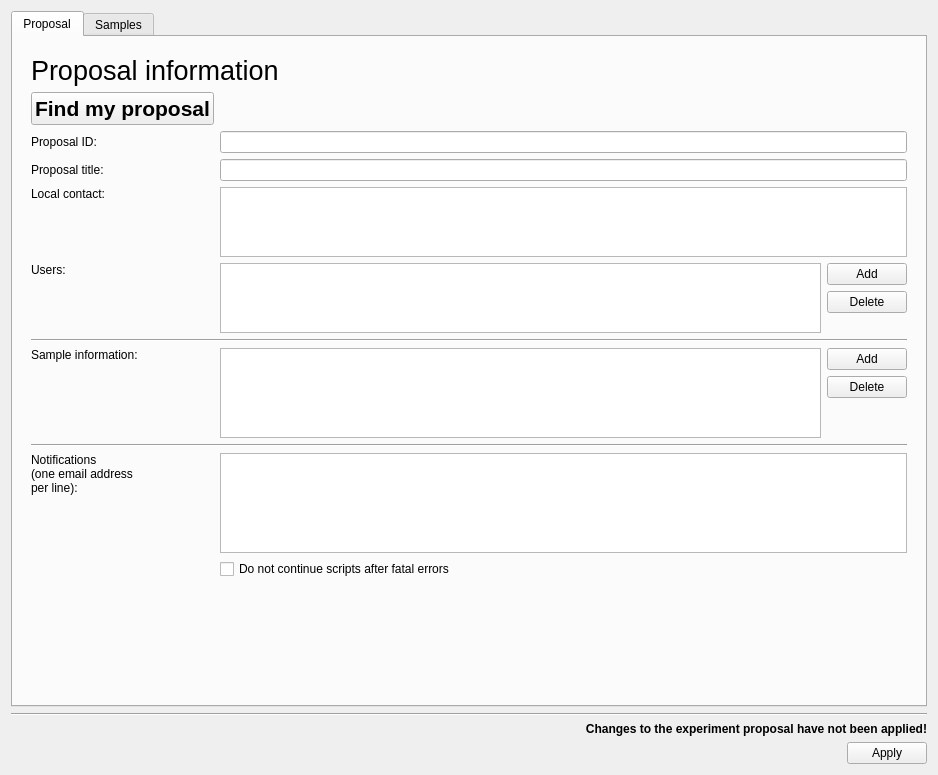
<?xml version="1.0" encoding="UTF-8"?>
<ui version="4.0">
 <class>Form</class>
 <widget class="QWidget" name="Form">
  <property name="geometry">
   <rect>
    <x>0</x>
    <y>0</y>
    <width>934</width>
    <height>775</height>
   </rect>
  </property>
  <property name="windowTitle">
   <string>Form</string>
  </property>
  <layout class="QVBoxLayout" name="verticalLayout">
   <item>
    <widget class="QTabWidget" name="tabWidget">
     <property name="minimumSize">
      <size>
       <width>916</width>
       <height>0</height>
      </size>
     </property>
     <property name="currentIndex">
      <number>0</number>
     </property>
     <widget class="QWidget" name="Proposal">
      <attribute name="title">
       <string>Proposal</string>
      </attribute>
      <layout class="QVBoxLayout" name="verticalLayout_7">
       <item>
        <widget class="QWidget" name="dataBox" native="true">
         <layout class="QVBoxLayout" name="verticalLayout_2">
          <item>
           <layout class="QGridLayout" name="gridLayout">
            <item row="19" column="0">
             <widget class="QLabel" name="label_10">
              <property name="sizePolicy">
               <sizepolicy hsizetype="Preferred" vsizetype="Minimum">
                <horstretch>0</horstretch>
                <verstretch>0</verstretch>
               </sizepolicy>
              </property>
              <property name="text">
               <string>Notifications&lt;br/&gt;(one email address &lt;br/&gt;per line):</string>
              </property>
              <property name="alignment">
               <set>Qt::AlignLeading|Qt::AlignLeft|Qt::AlignTop</set>
              </property>
              <property name="wordWrap">
               <bool>true</bool>
              </property>
             </widget>
            </item>
            <item row="3" column="0">
             <widget class="QLabel" name="label">
              <property name="text">
               <string>Proposal ID:</string>
              </property>
             </widget>
            </item>
            <item row="6" column="1">
             <layout class="QHBoxLayout" name="horizontalLayout_3">
              <item>
               <layout class="QVBoxLayout" name="verticalLayout_4">
                <item>
                 <widget class="QTableView" name="userTable">
                  <property name="sizeAdjustPolicy">
                   <enum>QAbstractScrollArea::AdjustToContents</enum>
                  </property>
                  <attribute name="horizontalHeaderStretchLastSection">
                   <bool>true</bool>
                  </attribute>
                  <attribute name="verticalHeaderStretchLastSection">
                   <bool>false</bool>
                  </attribute>
                 </widget>
                </item>
                <item>
                 <spacer name="verticalSpacer_3">
                  <property name="orientation">
                   <enum>Qt::Vertical</enum>
                  </property>
                  <property name="sizeHint" stdset="0">
                   <size>
                    <width>0</width>
                    <height>0</height>
                   </size>
                  </property>
                 </spacer>
                </item>
               </layout>
              </item>
              <item>
               <layout class="QVBoxLayout" name="verticalLayout_3">
                <item>
                 <widget class="QPushButton" name="addUserButton">
                  <property name="text">
                   <string>Add</string>
                  </property>
                 </widget>
                </item>
                <item>
                 <widget class="QPushButton" name="deleteUserButton">
                  <property name="text">
                   <string>Delete</string>
                  </property>
                 </widget>
                </item>
                <item>
                 <spacer name="verticalSpacer_2">
                  <property name="orientation">
                   <enum>Qt::Vertical</enum>
                  </property>
                  <property name="sizeHint" stdset="0">
                   <size>
                    <width>0</width>
                    <height>0</height>
                   </size>
                  </property>
                 </spacer>
                </item>
               </layout>
              </item>
             </layout>
            </item>
            <item row="3" column="1">
             <widget class="QLineEdit" name="proposalNum">
              <property name="enabled">
               <bool>true</bool>
              </property>
              <property name="readOnly">
               <bool>true</bool>
              </property>
             </widget>
            </item>
            <item row="2" column="0">
             <widget class="QPushButton" name="queryDBButton">
              <property name="maximumSize">
               <size>
                <width>400</width>
                <height>16777215</height>
               </size>
              </property>
              <property name="font">
               <font>
                <pointsize>16</pointsize>
                <weight>75</weight>
                <bold>true</bold>
               </font>
              </property>
              <property name="toolTip">
               <string>&lt;html&gt;&lt;head/&gt;&lt;body&gt;&lt;p&gt;Query the Proposal Database for Information about this proposal number.&lt;/p&gt;&lt;/body&gt;&lt;/html&gt;</string>
              </property>
              <property name="text">
               <string>Find my proposal</string>
              </property>
             </widget>
            </item>
            <item row="1" column="0" colspan="2">
             <widget class="QLabel" name="label_9">
              <property name="font">
               <font>
                <pointsize>20</pointsize>
                <weight>50</weight>
                <italic>false</italic>
                <bold>false</bold>
               </font>
              </property>
              <property name="styleSheet">
               <string notr="true">font: 20pt;</string>
              </property>
              <property name="text">
               <string>Proposal information</string>
              </property>
             </widget>
            </item>
            <item row="4" column="1">
             <widget class="QLineEdit" name="propTitle"/>
            </item>
            <item row="12" column="0" colspan="2">
             <widget class="Line" name="sampleLine">
              <property name="orientation">
               <enum>Qt::Horizontal</enum>
              </property>
             </widget>
            </item>
            <item row="4" column="0">
             <widget class="QLabel" name="label_6">
              <property name="text">
               <string>Proposal title:</string>
              </property>
             </widget>
            </item>
            <item row="19" column="1">
             <widget class="QPlainTextEdit" name="notifEmails">
              <property name="sizePolicy">
               <sizepolicy hsizetype="Expanding" vsizetype="Minimum">
                <horstretch>0</horstretch>
                <verstretch>0</verstretch>
               </sizepolicy>
              </property>
              <property name="minimumSize">
               <size>
                <width>0</width>
                <height>100</height>
               </size>
              </property>
              <property name="maximumSize">
               <size>
                <width>16777215</width>
                <height>100</height>
               </size>
              </property>
             </widget>
            </item>
            <item row="20" column="1">
             <widget class="QCheckBox" name="errorAbortBox">
              <property name="text">
               <string>Do not continue scripts after fatal errors</string>
              </property>
             </widget>
            </item>
            <item row="5" column="1">
             <widget class="QTableView" name="contactsTable">
              <property name="sizeAdjustPolicy">
               <enum>QAbstractScrollArea::AdjustToContents</enum>
              </property>
             </widget>
            </item>
            <item row="13" column="1">
             <layout class="QHBoxLayout" name="horizontalLayout_56">
              <item>
               <widget class="QTableView" name="sampleTable">
                <property name="sizePolicy">
                 <sizepolicy hsizetype="Expanding" vsizetype="Expanding">
                  <horstretch>0</horstretch>
                  <verstretch>0</verstretch>
                 </sizepolicy>
                </property>
                <property name="sizeAdjustPolicy">
                 <enum>QAbstractScrollArea::AdjustToContents</enum>
                </property>
                <attribute name="horizontalHeaderStretchLastSection">
                 <bool>true</bool>
                </attribute>
                <attribute name="verticalHeaderStretchLastSection">
                 <bool>false</bool>
                </attribute>
               </widget>
              </item>
              <item>
               <layout class="QVBoxLayout" name="verticalLayout_5">
                <item>
                 <widget class="QPushButton" name="addSampleButton">
                  <property name="text">
                   <string>Add</string>
                  </property>
                 </widget>
                </item>
                <item>
                 <widget class="QPushButton" name="deleteSampleButton">
                  <property name="text">
                   <string>Delete</string>
                  </property>
                 </widget>
                </item>
                <item>
                 <spacer name="verticalSpacer_4">
                  <property name="orientation">
                   <enum>Qt::Vertical</enum>
                  </property>
                  <property name="sizeHint" stdset="0">
                   <size>
                    <width>20</width>
                    <height>40</height>
                   </size>
                  </property>
                 </spacer>
                </item>
               </layout>
              </item>
             </layout>
            </item>
            <item row="17" column="0" colspan="2">
             <widget class="Line" name="line_3">
              <property name="orientation">
               <enum>Qt::Horizontal</enum>
              </property>
             </widget>
            </item>
            <item row="6" column="0">
             <widget class="QLabel" name="label_7">
              <property name="text">
               <string>Users:</string>
              </property>
              <property name="alignment">
               <set>Qt::AlignLeading|Qt::AlignLeft|Qt::AlignTop</set>
              </property>
             </widget>
            </item>
            <item row="5" column="0">
             <widget class="QLabel" name="label_8">
              <property name="text">
               <string>Local contact:</string>
              </property>
              <property name="alignment">
               <set>Qt::AlignLeading|Qt::AlignLeft|Qt::AlignTop</set>
              </property>
             </widget>
            </item>
            <item row="13" column="0">
             <widget class="QLabel" name="sampleLabel">
              <property name="text">
               <string>Sample information:</string>
              </property>
              <property name="alignment">
               <set>Qt::AlignLeading|Qt::AlignLeft|Qt::AlignTop</set>
              </property>
             </widget>
            </item>
           </layout>
          </item>
          <item>
           <spacer name="verticalSpacer">
            <property name="orientation">
             <enum>Qt::Vertical</enum>
            </property>
            <property name="sizeHint" stdset="0">
             <size>
              <width>20</width>
              <height>40</height>
             </size>
            </property>
           </spacer>
          </item>
         </layout>
        </widget>
       </item>
      </layout>
     </widget>
     <widget class="QWidget" name="Samples">
      <property name="title" stdset="0">
       <string>Samples</string>
      </property>
      <property name="currentTabText" stdset="0">
       <string>Samples</string>
      </property>
      <attribute name="title">
       <string>Samples</string>
      </attribute>
      <layout class="QVBoxLayout" name="verticalLayout_6">
       <item>
        <layout class="QVBoxLayout" name="sample_outer_layout"/>
       </item>
      </layout>
     </widget>
    </widget>
   </item>
   <item>
    <widget class="Line" name="line">
     <property name="orientation">
      <enum>Qt::Horizontal</enum>
     </property>
    </widget>
   </item>
   <item>
    <widget class="QLabel" name="applyWarningLabel">
     <property name="sizePolicy">
      <sizepolicy hsizetype="Minimum" vsizetype="Preferred">
       <horstretch>0</horstretch>
       <verstretch>0</verstretch>
      </sizepolicy>
     </property>
     <property name="font">
      <font>
       <weight>75</weight>
       <bold>true</bold>
      </font>
     </property>
     <property name="text">
      <string>Changes to the experiment proposal have not been applied!</string>
     </property>
     <property name="alignment">
      <set>Qt::AlignRight|Qt::AlignTrailing|Qt::AlignVCenter</set>
     </property>
     <property name="textInteractionFlags">
      <set>Qt::NoTextInteraction</set>
     </property>
    </widget>
   </item>
   <item>
    <widget class="QDialogButtonBox" name="buttonBox">
     <property name="standardButtons">
      <set>QDialogButtonBox::Apply</set>
     </property>
    </widget>
   </item>
  </layout>
 </widget>
 <tabstops>
  <tabstop>proposalNum</tabstop>
  <tabstop>propTitle</tabstop>
  <tabstop>notifEmails</tabstop>
  <tabstop>errorAbortBox</tabstop>
 </tabstops>
 <resources/>
 <connections/>
</ui>
